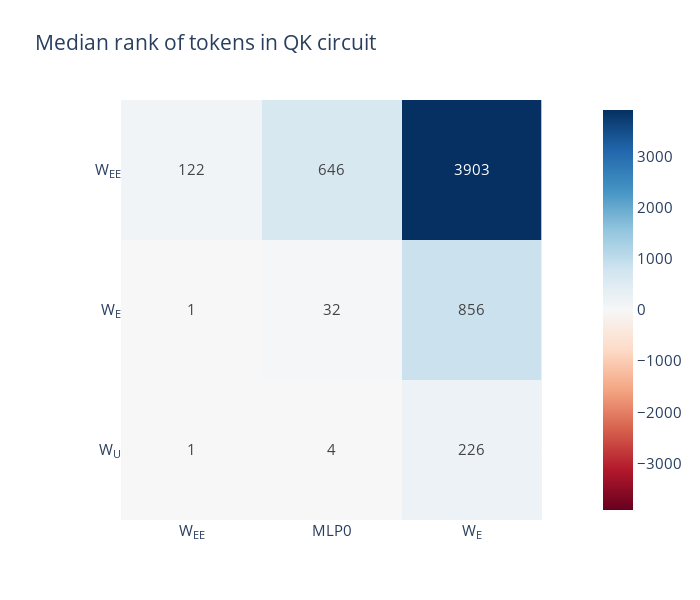

The notebook cell this image was saved under:
### Code cell
median_ranks = diag_elem_positive_ranks.float().median(dim=-1).values

imshow(
    median_ranks + 1,
    width = 700,
    height = 600,
    title = "Median rank of tokens in QK circuit",
    aspect = "equal",
    text_auto = ".0f",
    x = list(keyside_matrices),
    y = list(queryside_matrices),
    font_size = 15,
)

### Figure 1 — Plotly figure (JSON) as saved in the notebook; plotly's stock layout.template omitted (floating-point values rounded to 4 significant figures)
{"data": [{"coloraxis": "coloraxis", "hovertemplate": "x: %{x}<br>y: %{y}<br>color: %{z}<extra></extra>", "name": "0", "texttemplate": "%{z:.0f}", "type": "heatmap", "x": ["W<sub>EE</sub>", "MLP0", "W<sub>E</sub>"], "xaxis": "x", "y": ["W<sub>EE</sub>", "W<sub>E</sub>", "W<sub>U</sub>"], "yaxis": "y", "z": [[122, 646, 3903], [1, 32, 856], [1, 4, 226]]}], "layout": {"coloraxis": {"cmid": 0, "colorscale": [[0, "rgb(103,0,31)"], [0.1, "rgb(178,24,43)"], [0.2, "rgb(214,96,77)"], [0.3, "rgb(244,165,130)"], [0.4, "rgb(253,219,199)"], [0.5, "rgb(247,247,247)"], [0.6, "rgb(209,229,240)"], [0.7, "rgb(146,197,222)"], [0.8, "rgb(67,147,195)"], [0.9, "rgb(33,102,172)"], [1, "rgb(5,48,97)"]]}, "font": {"size": 15}, "height": 600, "modebar": {"add": ["drawline", "drawopenpath", "drawclosedpath", "drawcircle", "drawrect", "eraseshape"]}, "title": {"text": "Median rank of tokens in QK circuit"}, "width": 700, "xaxis": {"anchor": "y", "constrain": "domain", "domain": [0, 1], "scaleanchor": "y"}, "yaxis": {"anchor": "x", "autorange": "reversed", "constrain": "domain", "domain": [0, 1]}}}
